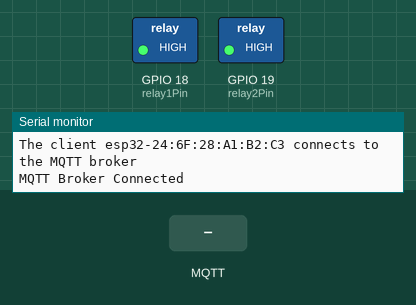
A sketch run on a simulated ESP32. Parts: switched loads named in the sketch (green lamp = pin HIGH), the last lines printed to the serial monitor. Inputs (shaded band) come from the test bench. WiFi joins after 1.5 s; servers stay silent unless stated; no MQTT or app messages arrive unless stated.

Above: at 3.2 s.
3.3 s: MQTT message "1" arrives on the first subscribed topic
At 4.4 s:
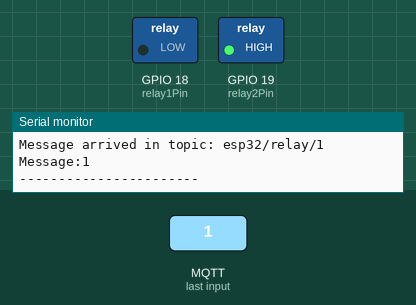
4.8 s: MQTT message "1" arrives on the second subscribed topic
At 5.5 s:
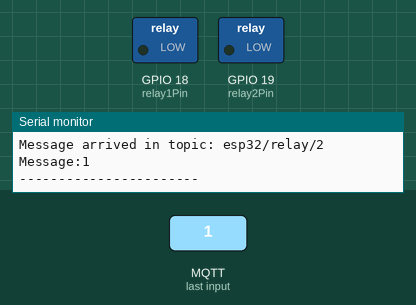
6.3 s: MQTT message "0" arrives on the first subscribed topic
At 6.7 s:
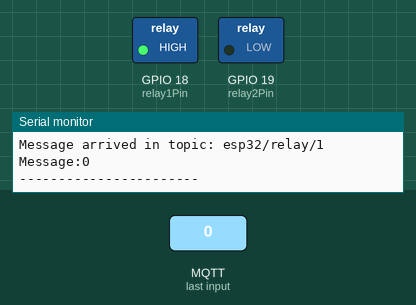
7.8 s: MQTT message "0" arrives on the second subscribed topic
At 9.0 s:
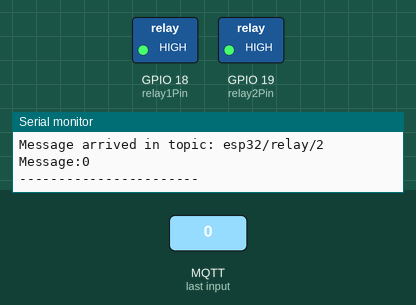
Timing chart, 0 to 10.3 s (numbered marks = the images above; inputs shaded):
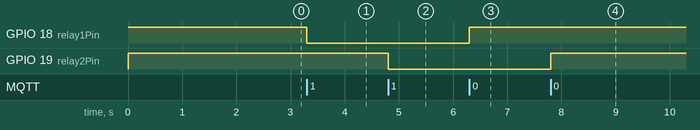

Measured:
- after the input at 3.3 s, GPIO 18 (relay1Pin): HIGH → LOW at once
- after the input at 4.8 s, GPIO 19 (relay2Pin): HIGH → LOW at once
- after the input at 6.3 s, GPIO 18 (relay1Pin): LOW → HIGH at once
- after the input at 7.8 s, GPIO 19 (relay2Pin): LOW → HIGH at once

The sketch:

ESP32_MqttSketch.ino
```cpp
#include <WiFi.h>
#include <PubSubClient.h>

#include <Arduino.h>
#include "esp32-hal-timer.h"

#include <Adafruit_Sensor.h>
#include <DHT.h>
#include <DHT_U.h>

  // WiFi
  const char *ssid = "<WIFI SSID>"; // Nome da Rede WiFi
  const char *password = "<WIFI Password>";  // Senha da Rede Wifi

  // MQTT Configuration:
  // MQTT Broker:
    const char *mqtt_broker = "<IP do Broker>";
    const char *mqtt_username = "<Mosquitto User Username>";
    const char *mqtt_password = "<Mosquitto User Password>";
    const int mqtt_port = 1883;
  //MQTT Topics:
    const char *temperatureTopic = "esp32/temp"; // Temperatura do DHT11
    const char *humidityTopic = "esp32/humd"; // Humidade do DHT11
    const char *relay1Topic = "esp32/relay/1"; // Modulo de relé Canal 1 (liga e desliga)
    const char *relay2Topic = "esp32/relay/2"; // Modulo de relé Canal 2 (liga e desliga)
    const char *willMsgTopic = "esp32/status"; // Mensagem WILL (enviada quando o cliente se desconecta)

  // Definindo o timer
  hw_timer_t *timer = NULL;

  // Pinos de I/O Relé e Sensor DHT11
  const int relay1Pin = 18;
  const int relay2Pin = 19;
  #define dht11Pin 4

  // Variável global para lógica do código
  volatile bool isTimeToPostData = false;
  volatile int humidity = 0;
  volatile int temperature = 0;

WiFiClient espClient;
PubSubClient client(espClient);

#define DHTTYPE DHT11

DHT dht(dht11Pin, DHTTYPE);

// Função de comtrole do relé que checa o conteúdo (payload) da mensagem e atua de acordo
void RelayControl(char *topic, byte *payload, int controlPin) {
  if(payload[0] == '0')
      digitalWrite(controlPin, HIGH);
    else if(payload[0] == '1')
      digitalWrite(controlPin, LOW);
    else
      Serial.println("ERRO: A mensagem recebida no tópico \""+ String(topic) +"\" é desconhecida.");
}

// Função callback é chamada sempre que uma nova mensagem chega em
//   qualquer um dos tópicos em que estamos inscritos
void callback(char *topic, byte *payload, unsigned int length) {

    if(strcmp(topic, relay1Topic) == 0)
      RelayControl(topic, payload, relay1Pin);
    else if(strcmp(topic, relay2Topic) == 0)
      RelayControl(topic, payload, relay2Pin);

    Serial.print("Message arrived in topic: ");
    Serial.println(topic);
    Serial.print("Message:");
    for (int i = 0; i < length; i++) {
        Serial.print((char) payload[i]);
    }
    Serial.println();
    Serial.println("-----------------------");
}

// Função de callback do timer
void IRAM_ATTR SendSensorInfo() {
  isTimeToPostData = true;
}

void setup() {
  // Iniciar comunicação serial com 115200 de baud rate;
  Serial.begin(115200);

  pinMode(relay1Pin, OUTPUT);
  digitalWrite(relay1Pin, HIGH);

  pinMode(relay2Pin, OUTPUT);
  digitalWrite(relay2Pin, HIGH);

  dht.begin();

  // Conectando na rede WIFI
  WiFi.begin(ssid, password);
  while (WiFi.status() != WL_CONNECTED) {
      delay(1000);
      Serial.println("Connecting to WiFi..");
  }

  // Estabelecendo conexão com o Broker MQTT
  client.setServer(mqtt_broker, mqtt_port);
  client.setCallback(callback);
  while (!client.connected()) {
      String client_id = "esp32-" + String(WiFi.macAddress());
      Serial.printf("The client %s connects to the MQTT broker\n", client_id.c_str());
      if (client.connect(client_id.c_str(), mqtt_username, mqtt_password, willMsgTopic, 1, true, "offline", false)) {
          Serial.println("MQTT Broker Connected");
      } else {
          Serial.print("failed with state ");
          Serial.print(client.state());
          delay(2000);
      }
  }

  //Configura o tempo de Keep Alive para 12s
  client.setKeepAlive(12);

  // Inscrição nos tópicos dos Relés
  client.subscribe(relay1Topic, 1);
  client.subscribe(relay2Topic, 1);

  // Configurando a frequência do timer para 1Mhz
  timer = timerBegin(1000000);

  // Anexa a função SendSensorInfo no timer.
  timerAttachInterrupt(timer, &SendSensorInfo);

  // Configurando o alarme para chamar a função SendSensorInfo a cada 10 segundos (10000000 micro segundos).
  timerAlarm(timer, 10000000, true, 0);

  // Envia a mensagem para indicar que o MCU está online
  client.publish(willMsgTopic, "online", true);
}

void loop() {
  client.loop();

  if(isTimeToPostData) {

  temperature = dht.readTemperature();
  humidity = dht.readHumidity();

    if (isnan(humidity) || isnan(temperature)) {
      Serial.println("ERRO ao ler o sensor DHT11");
    } else {
      client.publish(temperatureTopic, String(temperature).c_str(), true);
      client.publish(humidityTopic, String(humidity).c_str(), true);
    }

    isTimeToPostData = false;
  }
}
```
